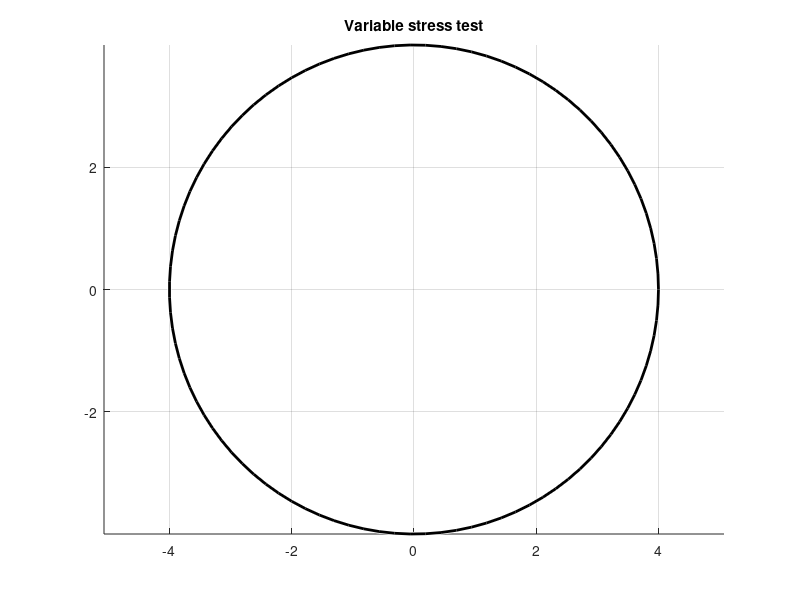

This chart was generated by the following MATLAB code: (Note: this script raises an error after producing the figure.)
%% --- VARIABLE SIZE STRESS TESTER ---
clear; clc; close all;

% 1. Setup a smaller Core
circleCore = struct('x', 0, 'y', 0, 'r', 4);

% 2. Initialize
circleList = [];    
circlePrev = [];    

% 3. Generate 20 random wire radii between 2.5mm and 3.5mm
% (rand generates 0-1, so this scales it)
wireRadii = 2.5 + (3.5-2.5) .* rand(1, 20); 

% 4. Setup Plot
figure('Color', 'w');
viscircles([circleCore.x, circleCore.y], circleCore.r, 'EdgeColor', 'k', 'LineWidth', 2);
hold on; 
axis equal;
grid on;
title('Variable stress test');

% 5. The Greedy Loop
for i = 1:length(wireRadii)
    trialWire = struct('r', wireRadii(i));
    
    % Try to place the wire
    [newWire, success] = addCircle(circleCore, circlePrev, trialWire, circleList, 'b');
    
    if success
        circleList = [circleList, newWire]; 
        circlePrev = newWire;
        fprintf('Wire %d (r=%.2f) placed.\n', i, wireRadii(i));
    else
        % This is the "Safety Valve"
        fprintf('Wire %d (r=%.2f) FAILED: Overlap with Wire 1. Necklace Closed.\n', i, wireRadii(i));
        break; 
    end
end

% Uses circleCore and circlePrev to calculate circleCurrent, adding it to
% circleList and also using circleList to validate if its a legal placement
% circleColor is just what color the circle is
function [circleCurrent, success] = addCircle(circleCore, circlePrev, circleCurrent, circleList, circleColor)
    % circleCore: struct with [x, y, r]
    % circlePrev: struct with [x, y, r] (or empty if first wire)
    % circleCurrent: struct with [r] (x and y will be calculated)

    success = false; % Assume failure until proven otherwise

    % 1. Handle the "First Wire" case
    if isempty(circlePrev)
        % This function will determine the starting position (e.g., at the top)
        % and call the plot command.
        circleCurrent = buildFirst(circleCore, circleCurrent);
        success = true; 
        return; % Exit function after placing first
    end

    % 2. Calculate the number of intersections (nOI)
    circleCurrent = calculateCircle(circleCore, circlePrev, circleCurrent);
    isValid = isFit(circleCurrent, circleList, circleCore);

    % 3. Placement Logic
    if isValid
        % This function will calculate the specific (x,y), update the 
        % circleCurrent struct, and plot it.
        plotCircle(circleCurrent, circleColor);
        success = true; % Mark as a valid placement
    else
        % If it doesn't fit, success stays false. 
        % We don't even need an 'else return' here; 
        % the function will just finish naturally.
    end
end

% 'Pass' logic 
function pass()
    % Do nothing
end

% Calculates the circle given the circleCore and the circlePrev
function circleCurrent = calculateCircle(circleCore, circlePrev, circleCurrent)
    % 1. Extract dimensions
    r1 = circleCore.r;
    r2 = circlePrev.r;
    r3 = circleCurrent.r;

    % Distances for the triangle sides
    R1 = r1 + r3; % Core to Current
    R2 = r2 + r3; % Prev to Current
    
    % 2. Calculate distance between existing centers (d)
    dx = circlePrev.x - circleCore.x;
    dy = circlePrev.y - circleCore.y;
    d = sqrt(dx^2 + dy^2);

    % 3. Triangle Geometry (The "Rearranged" Law of Cosines)
    % Projection distance along the line d
    a = (R1^2 - R2^2 + d^2) / (2 * d);
    
    % Perpendicular height
    % We use max(0, ...) to ensure that if floating-point errors make the
    % value slightly negative (e.g., -1e-15), sqrt doesn't return an imaginary number.
    h = sqrt(max(0, R1^2 - a^2)); 

    % 4. Find the Base Point (P_base) and Unit Vectors
    ux = dx / d; % Unit vector along the d-line
    uy = dy / d;
    
    x_base = circleCore.x + a * ux;
    y_base = circleCore.y + a * uy;

    % 5. Generate the two possible intersection points
    % Option 1: Positive rotation
    P1_x = x_base - h * uy;
    P1_y = y_base + h * ux;
    
    % Option 2: Negative rotation
    P2_x = x_base + h * uy;
    P2_y = y_base - h * ux;

    % 6. The "In-Depth" Choice: 2D Cross Product for CCW Orientation
    % Vector A: Core center to Previous wire center
    % Vector B: Core center to Potential New center (P1)
    Ax = circlePrev.x - circleCore.x;
    Ay = circlePrev.y - circleCore.y;
    
    B1x = P1_x - circleCore.x;
    B1y = P1_y - circleCore.y;

    % Calculate Z (The 2D Cross Product)
    Z = (Ax * B1y) - (Ay * B1x);

    % Selection: If Z > 0, P1 is to the LEFT of A (Counter-Clockwise)
    if Z > 0
        circleCurrent.x = P1_x;
        circleCurrent.y = P1_y;
    else
        circleCurrent.x = P2_x;
        circleCurrent.y = P2_y;
    end

end

% Builds the first circle around the core
function circleCurrent = buildFirst(circleCore, circleCurrent)
    % 1. Calculate the North position
    % The x-coordinate stays the same as the Core
    circleCurrent.x = circleCore.x;
    
    % The y-coordinate is the Core center plus both radii
    circleCurrent.y = circleCore.y + circleCore.r + circleCurrent.r;

    % 2. Plotting (Your #plot comment)
    % Draw the circle and mark the center point
    viscircles([circleCurrent.x, circleCurrent.y], circleCurrent.r, 'EdgeColor', 'g');
    hold on;
    plot(circleCurrent.x, circleCurrent.y, 'k+');
    
    % Optional: Add a label to indicate it's the start of the chain
    text(circleCurrent.x, circleCurrent.y + circleCurrent.r, ' Start', 'FontSize', 8);
end
% Tells us if the circleCurrent is good or not
function isValid = isFit(circleCurrent, circleList, circleCore)
    % Default to true
    isValid = true;
    
    % Combine all obstacles
    allObstacles = [circleCore, circleList];
    
    % Tolerance for floating point math
    tol = 1e-9; 

    for i = 1:length(allObstacles)
        dx = circleCurrent.x - allObstacles(i).x;
        dy = circleCurrent.y - allObstacles(i).y;
        dist = sqrt(dx^2 + dy^2);
        
        sumR = circleCurrent.r + allObstacles(i).r;
        
        % Check for overlap
        % If distance is significantly less than the sum of radii, they overlap.
        if dist < (sumR - tol)
            isValid = false;
            return; % Exit early for efficiency
        end
    end
end
% Plots the Circle
function plotCircle(circleCurrent, color)
    % Draw the perimeter
    viscircles([circleCurrent.x, circleCurrent.y], circleCurrent.r, 'EdgeColor', color);
    hold on;
    % Mark the center for harness routing alignment
    plot(circleCurrent.x, circleCurrent.y, 'k+'); 
end
